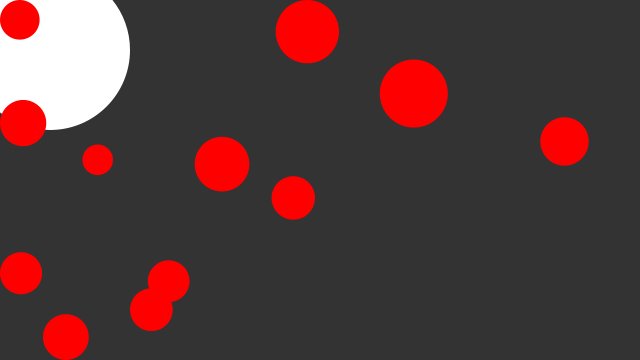
Frame 1 (no input)
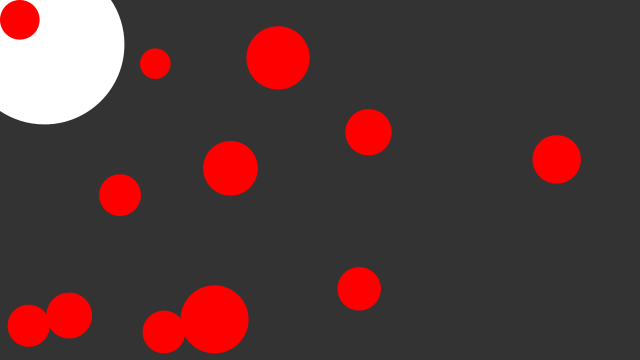
Frame 60 (the mouse pressed at the canvas centre just before this capture)
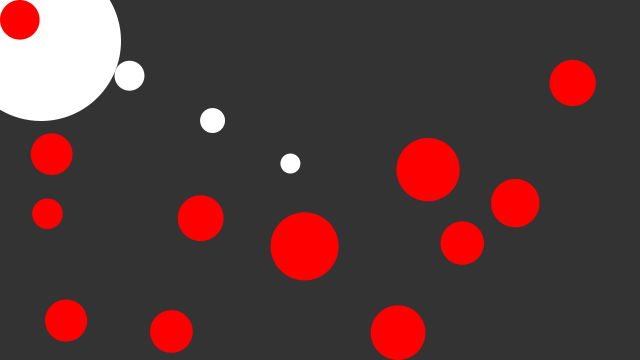
Frame 120 (the mouse held since frame 60 and released just before this capture)

The Processing sketch that drew these frames (run headless with seeded random() and noise(); from frame 60 on, the mouse is pressed at the canvas centre):

// Processing sketch: processing_120683
// ── processing_120683.pde

int numTentacle = 29;
Tent[] tentacle = new Tent[numTentacle];
int i;

int numBalls = 12;
float spring = 0.1;
float gravity = 0.03;
float friction = -0.9;
Ball[] balls = new Ball[numBalls];

void setup() {
  size(640, 360); 
  noStroke();  

tentacle[0] = new Tent();

for(int i=0; i <numTentacle; i +=1)
{
  tentacle[i] = new Tent();
  tentacle[i].w= 20+(i*5);
  tentacle[i].h= 20+(i*5);
  tentacle[i].x= 50;
  tentacle[i].y= 50;

}

for (int i = 0; i < numBalls; i++) {
    balls[i] = new Ball(random(width), random(height), random(30, 70), i, balls);
  }
}
void draw() { 
  background(51);
tentacle[0].render();
tentacle[0].ease();
tentacle[0].ytarget=mouseY;
tentacle[0].xtarget=mouseX;

  for (int  i =0; i < numTentacle-1; i += 1)
  {
 tentacle[i+1].render();
 tentacle[i+1].ease();
 tentacle[i+1].ytarget=(tentacle[0+i].y*29)/30;
 tentacle[i+1].xtarget=(tentacle[0+i].x*29)/30;

 
  }
  
  fill(255,0,0);
  for (int i = 0; i < numBalls; i++) {
    balls[i].collide();
    balls[i].collideTentacle();
    balls[i].move();
    balls[i].display();  
  }
  fill(255);
  }
  
  class Tent
{
float x;
float y;
float w;
float h;
float easing = 0.04;
float xtarget;
float ytarget;


void ease()
{
  float targetX = xtarget;
  float dx = targetX - x;
  if(abs(dx) > 1) {
    x += dx * easing;
  }
  
  float targetY = ytarget;
  float dy = targetY - y;
  if(abs(dy) > 1) {
    y += dy * easing;
    
   
  }
}
void render()
{
  ellipse(this.x, this.y, this.w, this.h);
}





}

class Ball {
  
  float x, y;
  float diameter;
  float vx = 0;
  float vy = 0;
  int id;
  Ball[] others;
 
  Ball(float xin, float yin, float din, int idin, Ball[] oin) {
    x = xin;
    y = yin;
    diameter = din;
    id = idin;
    others = oin;
  } 
  
  void collide() {
    for (int i = id + 1; i < numBalls; i++) {
      float dx = others[i].x - x;
      float dy = others[i].y - y;
      float distance = sqrt(dx*dx + dy*dy);
      float minDist = others[i].diameter/2 + diameter/2;
      if (distance < minDist) { 
        float angle = atan2(dy, dx);
        float targetX = x + cos(angle) * minDist;
        float targetY = y + sin(angle) * minDist;
        float ax = (targetX - others[i].x) * spring;
        float ay = (targetY - others[i].y) * spring;
        vx -= ax;
        vy -= ay;
        others[i].vx += ax;
        others[i].vy += ay;
      }
    }   
  }
  
  void collideTentacle() {
    for (int i = 0; i < numTentacle; i++) {
      float dx = tentacle[i].x - x;
      float dy = tentacle[i].y - y;
      float distance = sqrt(dx*dx + dy*dy);
      float minDist = tentacle[i].w/2 + diameter/2;
      if (distance < minDist) { 
        float angle = atan2(dy, dx);
        float targetX = x + cos(angle) * minDist;
        float targetY = y + sin(angle) * minDist;
        float ax = (targetX - tentacle[i].x) * spring;
        float ay = (targetY - tentacle[i].y) * spring;
        vx -= ax;
        vy -= ay;
        //others[i].vx += ax;
        //others[i].vy += ay;
      }
    }   
  }
  
  void move() {
    vy += gravity;
    x += vx;
    y += vy;
    if (x + diameter/2 > width) {
      x = width - diameter/2;
      vx *= friction; 
    }
    else if (x - diameter/2 < 0) {
      x = diameter/2;
      vx *= friction;
    }
    if (y + diameter/2 > height) {
      y = height - diameter/2;
      vy *= friction; 
    } 
    else if (y - diameter/2 < 0) {
      y = diameter/2;
      vy *= friction;
    }
  }
  
  void display() {
    ellipse(x, y, diameter, diameter);
  }
}
